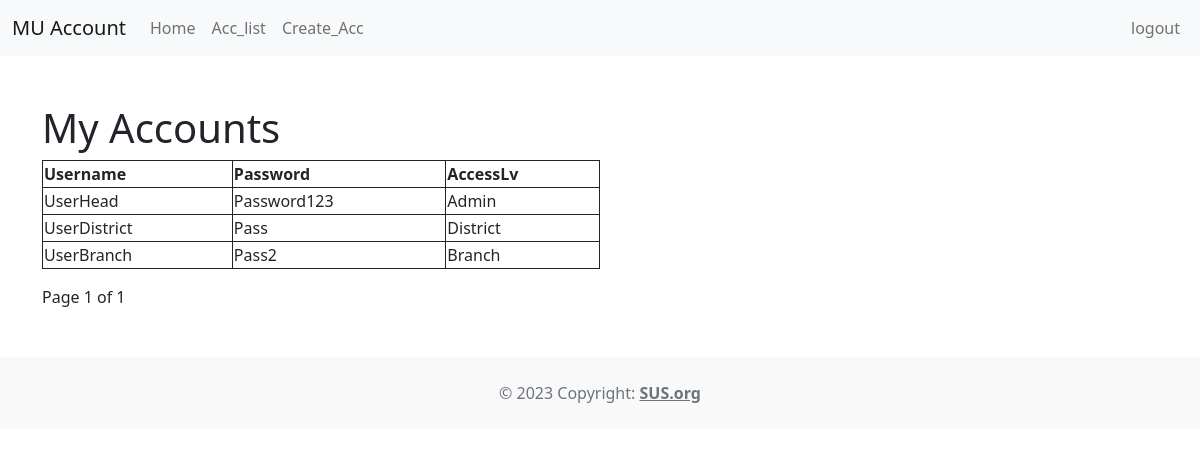
/Acc/ (signed in), run on the app's committed database.
### Platter_App/models.py (models this page shows, shortened)
class Head_Office(models.Model):
    Username = models.CharField(max_length=255, unique=True)
    Password = models.CharField(max_length=255)
    AccessLv = models.CharField(max_length=255)

class District_Office(models.Model):
    HO_id = models.ForeignKey(Head_Office,
                              on_delete=models.CASCADE,
                              db_constraint=False)
    Username = models.CharField(max_length=255, unique=True)
    Password = models.CharField(max_length=255)
    AccessLv = models.CharField(max_length=255)

class Branch_Location(models.Model):
    DO_id = models.ForeignKey(District_Office,
                              on_delete=models.CASCADE,
                              db_constraint=False)
    Username = models.CharField(max_length=255, unique=True)
    Password = models.CharField(max_length=255)
    AccessLv = models.CharField(max_length=255)

### Platter_App/views.py (the view)
# urls.py: path('Acc/', views.List, name='list'),
def List(request):
    if 'member_id' in request.session: #Check if user is logged in
        session_id = request.session['member_id']
        session_access = request.session['Access']
        if session_access == "Admin":
            HOdata = Head_Office.objects.filter(id=session_id).select_related()
            DOdata = District_Office.objects.filter(HO_id_id=session_id).select_related()
            BLdata = Branch_Location.objects.filter(DO_id_id=session_id).select_related()
            postdata = list(chain(HOdata, DOdata, BLdata))
        elif session_access == "District":
            DOdata = District_Office.objects.filter(HO_id_id=session_id).select_related()
            BLdata = Branch_Location.objects.filter(DO_id_id=session_id).select_related()
            postdata = list(chain(DOdata, BLdata))
        paginator = Paginator(postdata, 3)
        page_number = request.GET.get('page')
        page_posts = paginator.get_page(page_number)
        template = loader.get_template('list.html')
        context = {
            'page_posts': page_posts,
        }
        return HttpResponse(template.render(context, request))
    else:
        messages.error(request, 'session timed out, Please login')
        return HttpResponseRedirect(reverse('index'))

### Platter_App/templates/list.html (shortened to what this page needs)
<!doctype html>
<html>
    <head>
        <link href="https://cdn.jsdelivr.net/npm/bootstrap@5.2.0/dist/css/bootstrap.min.css" rel="stylesheet"
>
        <link rel="stylesheet" href="https://cdnjs.cloudflare.com/ajax/libs/font-awesome/6.1.2/css/all.min.css"
 />
    </head>
    <body>
        <div class = "container-nav">
            <nav class="navbar navbar-expand-lg bg-light">
                <div class="container-fluid">
                    <a class="navbar-brand" href="/">MU Account</a>
                    <div class="collapse navbar-collapse" id="navbarSupportedContent">
                        <ul class="navbar-nav me-auto mb-3 mb-lg-0">
                            <li class="nav-item">
                                <a class="nav-link" href="/">Home</a>
                            </li>
                            {% if 'member_id' in request.session %}
                            <li class="nav-item">
                                <a class="nav-link" href="/Acc/">Acc_list</a>
                            </li>
                            <li class="nav-item">
                                <a class="nav-link" href="/Create/">Create_Acc</a>
                            </li>
                            {% endif %}
                        </ul>
                        <ul class="nav navbar-nav ms-auto w-100 justify-content-end">
                            <li class="nav-item">
                                    {% if 'member_id' in request.session %}
                                        <li><a class="nav-link" href="/logout/">logout</a></li>
                                    {% else %}
                                        <li><a class="nav-link" href="/login/">Login</a></li>
                                    {% endif %}
                            </li>
                        </ul>
                    </div>
                </div>
            </nav>
        </div>
        <div class="container py-5">
            <h1>My Accounts</h1>
            {% if page_posts %}
                    <table style='width: 50%; border: 1px solid;'>
                        <tr style='border: 1px solid;'>
                            <th style='border: 1px solid;'>Username</th>
                            <th style='border: 1px solid;'>Password</th>
                            <th style='border: 1px solid;'>AccessLv</th>
                        </tr>
                        {% for x in page_posts %}
                        <tr style='border: 1px solid;'>
                            <td style='border: 1px solid;'>{{ x.Username }}</td>
                            <td style='border: 1px solid;'>{{ x.Password }}</td>
                            <td style='border: 1px solid;'>{{ x.AccessLv }}</td>
                        </tr>
                        {% endfor %}
                    </table>
                <div class="pagination">
                    <span class="step-links">
                        <span class="current">
                            Page {{ page_posts.number }} of {{ page_posts.paginator.num_pages }}
                        </span>
                    </span>
                </div>
            {% else %}
            <h2>This account have no accounts under it</h2>
            <h3>
                <a class="nav-link" href="{% url 'post' username=request.session.member_name %}"> start posting now! </a>
            </h3>
            {% endif %}
        </div>
        <footer class="text-center text-lg-start bg-white text-muted">
            <div class="text-center p-4" style="background-color: rgba(0, 0, 0, 0.025);">
            © 2023 Copyright:
            <a class="text-reset fw-bold" href="/">SUS.org</a>
            </div>
        </footer>
    </body>
</html>

### data on the page
Head_Office: Username "UserHead", Password "Password123", AccessLv "Admin"
District_Office: Username "UserDistrict", Password "Pass", AccessLv "District"
Branch_Location: Username "UserBranch", Password "Pass2", AccessLv "Branch"

### other printed values
{{ page_posts.number }} "1"
{{ page_posts.paginator.num_pages }} "1"
